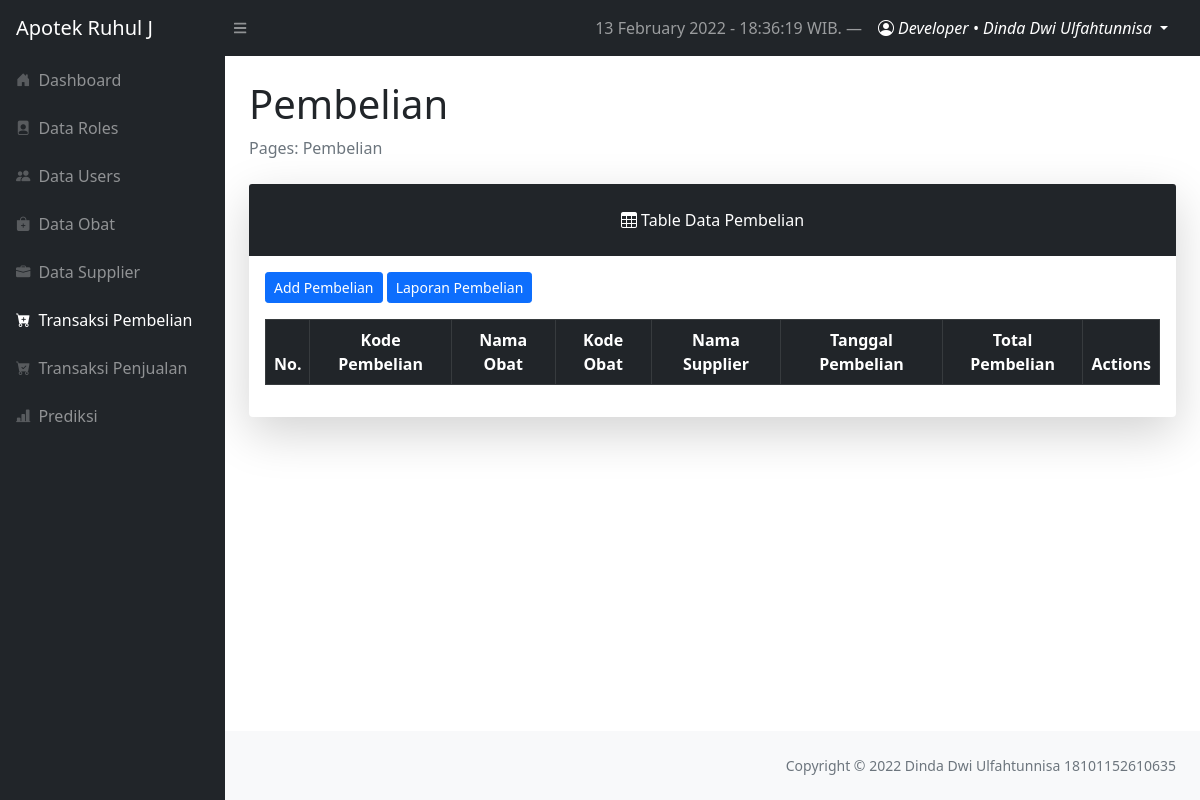
Before: /layouts/dashboard/index.php?page=pembelian (signed in) with the older database file.
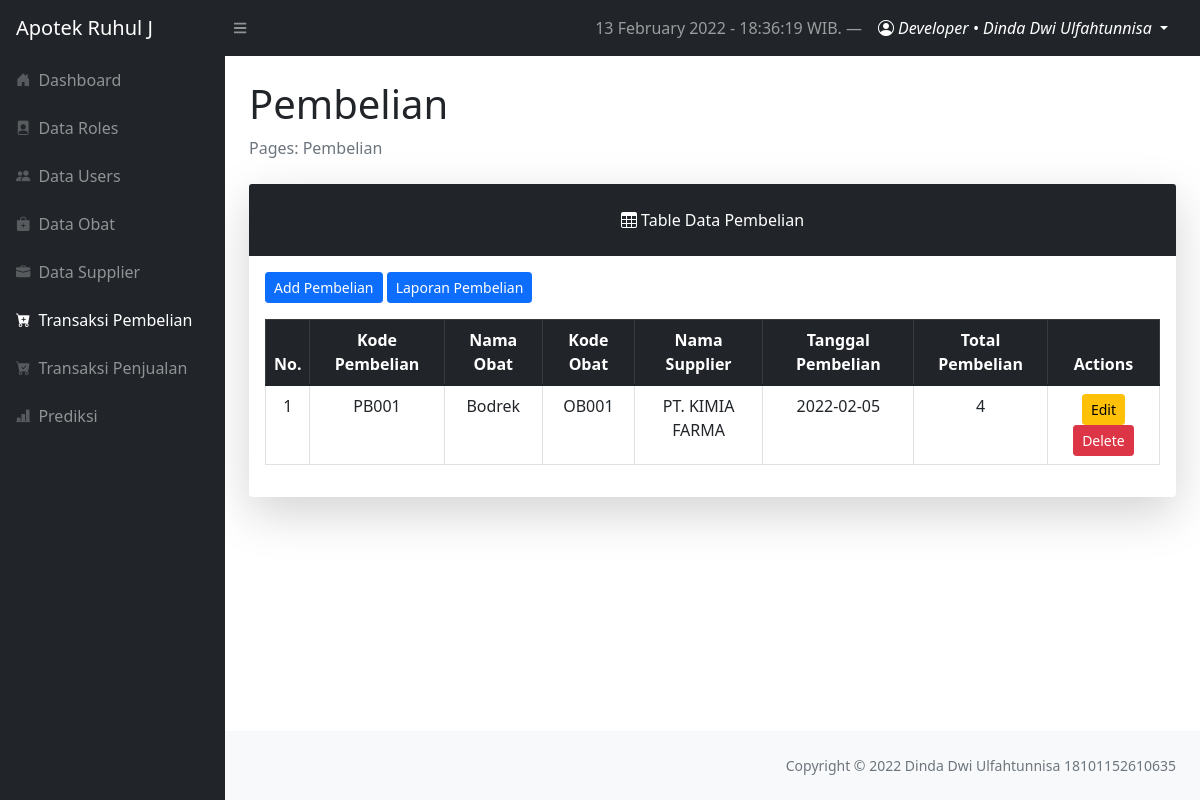
After: the same page with the newer database file.
### tables this page shows
CREATE TABLE `tbl_pembelian` (
  `pembelian_id` int(11) NOT NULL,
  `kode_pembelian` varchar(10) NOT NULL,
  `obat_id` int(11) NOT NULL,
  `kode_obat` varchar(10) NOT NULL,
  `supplier_id` int(11) NOT NULL,
  `bulan` varchar(11) NOT NULL,
  `tahun` year(4) NOT NULL,
  `tgl_pembelian` date NOT NULL,
  `total_pembelian` int(11) NOT NULL
);

CREATE TABLE `tbl_obat` (
  `obat_id` int(11) NOT NULL,
  `kode_obat` varchar(10) NOT NULL,
  `nama_obat` varchar(50) NOT NULL,
  `kedaluwarsa` date NOT NULL,
  `harga_beli` int(11) NOT NULL,
  `harga_jual` int(11) NOT NULL,
  `satuan_obat` varchar(10) NOT NULL,
  `stok` int(11) NOT NULL,
  `supplier_id` int(11) NOT NULL
);

CREATE TABLE `tbl_supplier` (
  `supplier_id` int(11) NOT NULL,
  `kode_supplier` varchar(10) NOT NULL,
  `nama_supplier` varchar(50) NOT NULL,
  `alamat` text NOT NULL,
  `nohp` varchar(13) NOT NULL
);

### config/config.php (called while the page is built, shortened)
<?php
$localhost  = "localhost";
$username   = "root";
$password   = "";
$db         = "forecasting_apotek";
$conn = mysqli_connect($localhost, $username, $password, $db);
function query($query)
{
    global $conn;
    $result = mysqli_query($conn, $query);
    while ($row = mysqli_fetch_assoc($result)) {
        $rows[] = $row;
    }
    return $rows;
}

### layouts/dashboard/pembelian/index.php (the view, shortened to what this page needs)
<?php
require '../../config/config.php';
$pembelians = query("SELECT * FROM tbl_pembelian
                        INNER JOIN tbL_obat ON tbl_pembelian.obat_id = tbl_obat.obat_id
                        INNER JOIN tbl_supplier ON tbl_pembelian.supplier_id = tbl_supplier.supplier_id
                    ");
$no = 1;
?>
<main>
    <div class="container-fluid px-4">
        <h1 class="mt-4">Pembelian</h1>
        <ol class="breadcrumb mb-4">
            <li class="breadcrumb-item active">Pages: Pembelian</li>
        </ol>
        <div class="card shadow-lg border-0 mb-4">
            <div class="card-header border-0 text-center p-4 bg-dark text-white">
                <i class="bi bi-table"></i>
                Table Data Pembelian
            </div>
            <div class="card-body">
                <a href="?page=pembelian/create" class="btn btn-sm btn-primary mb-3">Add Pembelian</a>
                <a href="?page=pembelian/laporan" class="btn btn-sm btn-primary mb-3">Laporan Pembelian</a>
                <table class="table table-bordered table-hover table-responsive-sm text-center">
                    <thead class="table-dark">
                        <th scope="col">No.</th>
                        <th scope="col">Kode Pembelian</th>
                        <th scope="col">Nama Obat</th>
                        <th scope="col">Kode Obat</th>
                        <th scope="col">Nama Supplier</th>
                        <th scope="col">Tanggal Pembelian</th>
                        <th scope="col">Total Pembelian</th>
                        <th scope="col">Actions</th>
                    </thead>
                    <tbody>
                        <?php foreach ($pembelians as $pembelian) : ?>
                            <tr>
                                <td><?= $no++; ?></td>
                                <td><?= $pembelian['kode_pembelian']; ?></td>
                                <td><?= $pembelian['nama_obat']; ?></td>
                                <td><?= $pembelian['kode_obat']; ?></td>
                                <td><?= $pembelian['nama_supplier']; ?></td>
                                <td><?= $pembelian['tgl_pembelian']; ?></td>
                                <td><?= $pembelian['total_pembelian']; ?></td>
                                <td>
                                    <a href="index.php?page=pembelian/update&id=<?= $pembelian['pembelian_id'] ?>" class="btn btn-sm btn-warning">Edit</a>
                                    <a href="index.php?page=pembelian/delete&id=<?= $pembelian['pembelian_id'] ?>" class="btn btn-sm btn-danger" onclick="return confirm('Are you sure to delete pembelian?')">Delete</a>
                                </td>
                            </tr>
                        <?php endforeach; ?>
                    </tbody>
                </table>
            </div>
        </div>
</main>

Changed rows visible on the page:
now on this page (row edited): tbl_pembelian: kode_pembelian "PB001", obat.nama_obat "Bodrek", obat.kode_obat "OB001", supplier.nama_supplier "PT. KIMIA FARMA", tgl_pembelian "2022-02-05", total_pembelian "4"
